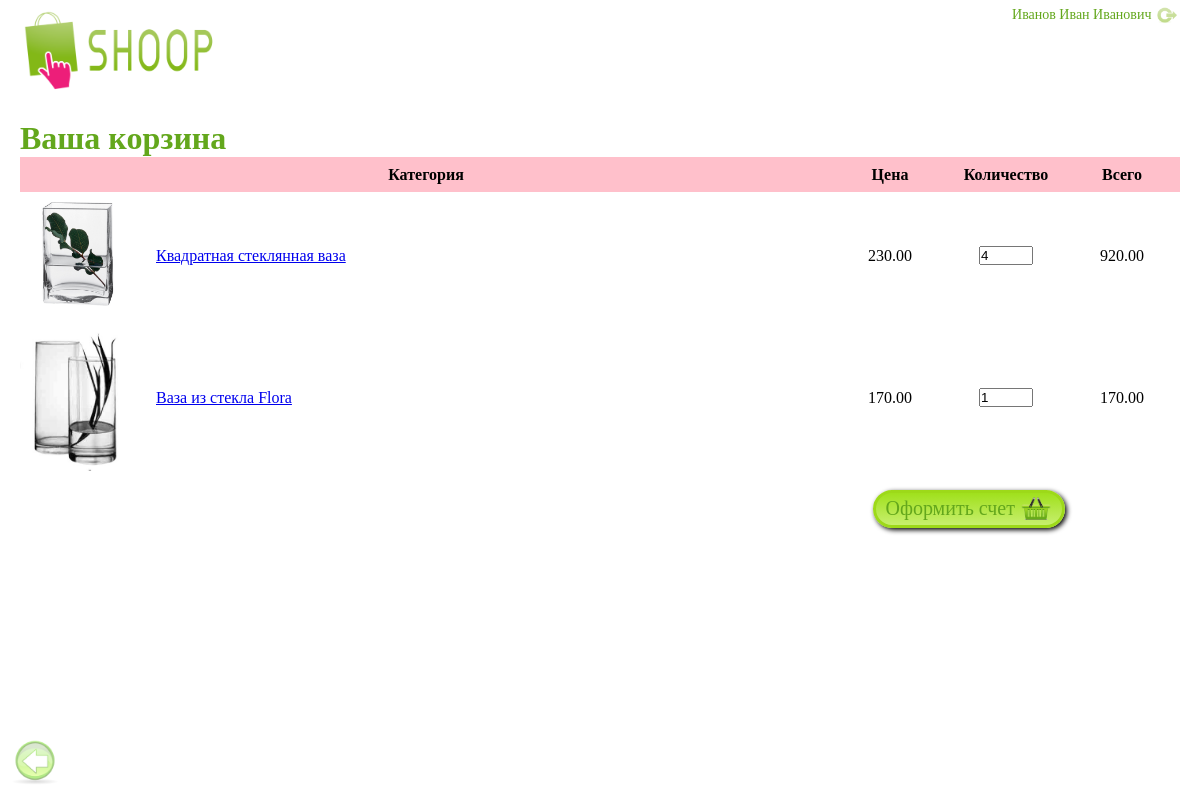
The page /show_cart.php (signed in) on the database its author committed.
### tables this page shows
CREATE TABLE IF NOT EXISTS `customers` (
  `id` int(11) NOT NULL AUTO_INCREMENT,
  `name` char(100) NOT NULL,
  `adress` char(200) NOT NULL,
  `city` char(100) NOT NULL,
  `state` char(100) NOT NULL,
  `login` char(100) NOT NULL,
  `password` char(100) NOT NULL,
  `zip` int(9) NOT NULL,
  `country` char(100) NOT NULL,
  PRIMARY KEY (`id`)
);

CREATE TABLE IF NOT EXISTS `orderitem` (
  `id` int(11) NOT NULL,
  `idequipment` int(11) NOT NULL,
  `amount` int(11) NOT NULL,
  UNIQUE KEY `uk_orderitem` (`id`,`idequipment`),
  KEY `idequipment` (`idequipment`)
);

CREATE TABLE IF NOT EXISTS `equipments` (
  `id` int(11) NOT NULL AUTO_INCREMENT,
  `name` char(100) NOT NULL,
  `idcategory` int(11) NOT NULL,
  `price` float(10,2) unsigned NOT NULL DEFAULT '0.00',
  `description` text,
  `image` char(100) DEFAULT NULL,
  PRIMARY KEY (`id`),
  KEY `idcategory` (`idcategory`)
);

### functions/function.php (called while the page is built, shortened)
<?php
	function get_data($sql)
	{
		$link = db_connect();
		$db_data = array();
		$result = mysqli_query($link, $sql);
		$n = mysqli_num_rows($result);
		for($i = 0; $i < $n; $i++)
			$db_data[] = mysqli_fetch_assoc($result);
		return $db_data;
	}
	function get_customers($log){
		$query = 'select * from customers';
		if($log != "0") $query .= ' where login = "'.$log.'"';
		$customers = get_data($query);
		if(count($customers) == 0)  return false;
		else						return $customers;
	}
	function get_order($id, $user){
		if($id != 0 and $user)
			$query = '	SELECT  orders.idcustomer, orders.id,
								customers.name, customers.login
						FROM orders, customers
							WHERE customers.id = orders.idcustomer
							AND orders.status = false
							AND customers.id = '.$id;
		else if($id != 0 and !$user)
			$query = '	SELECT	orderitem.id AS idorder,
								equipments.id AS idequip,
								equipments.name,
								equipments.image,
								equipments.price,
								orderitem.amount
						FROM orders, orderitem, equipments
						WHERE orders.id = '.$id.'
						AND orders.id = orderitem.id
						AND orderitem.idequipment = equipments.id
						GROUP BY orderitem.idequipment';
		$orders = get_data($query);
		if(count($orders) == 0) return false;
		else 					return $orders;
	}
?>

### show_cart.php (the view, shortened to what this page needs)
<?php
	include_once("functions/function.php");
	if(!isset($_SESSION['login'])){
		session_destroy();
		header("location: index.php");
	}
	else{
		$current_customer = get_customers($_SESSION['login']);
		$order = get_order($current_customer[0]['id'], true);
		if(isset($order) and $order != false)
			$order = get_order($order[0]['id'], false);
	}
?>
<!DOCTYPE html>
<html lang="en">
<head>
	<link rel="stylesheet" href="style.css">
</head>
<body>
	<div class="header">
		<a href="#" class="logo"></a>
		<div class="cart">
			<p class="name green"><?php echo $current_customer[0]['name']; ?>
				<a class="logout" href="auth.php?logout=false"><img src="img/logout.png" alt="Выйти"></a>
			</p>
		</div>
	</div>
	<div class="carts">
		<h1>Ваша корзина</h1>
		<form action="update_orderitem.php" method="post" autocomplete="off">
			<table>
				<tr class="table-header">
					<td colspan="2" width="70%">Категория</td>
					<td width="10%">Цена</td>
					<td width="10%">Количество</td>
					<td width="10%">Всего</td>
				</tr>
				<?php
					if(isset($order) and $order != false){
						for ($i = 0; $i < count($order); $i++) {
							$blink = ''; if(isset($_GET['id']) and $order[$i]['idequip'] == $_GET['id']) $blink = ' blink';
							echo'<tr class="table-equip '.$blink.'"><td width="10%"><a href="show_equip.php?id='.$order[$i]['idequip'].'"><img src="img/equipments/'.$order[$i]['image'].'" alt="'.$order[$i]['name'].'"></a></td><td align="left"><a href="show_equip.php?id='.$order[$i]['idequip'].'">'.$order[$i]['name'].'</a></td><td>'.$order[$i]['price'].'</td><td><input class="amount" name="orderitem'.$order[$i]['idequip'].'" onchange="getSum(this)" type="number" value="'.$order[$i]['amount'].'" min="0"></td><td>'.sprintf('%0.2f', $order[$i]['price'] * $order[$i]['amount']).'</td></tr>';
						}
						echo '</table><input type="submit" id="save-change" onclick="enable(this)" class="button disabled" value="Сохранить"><a class="checkout-button button" href="checkout.php">Оформить счет<img src="img/cart.png" alt=""></a>';
					}
				?>
		</form>
	</div>
	<div class="back">
		<a href="index.php"><img src="img/back.png" alt=""></a>
	</div>
</body>
</html>

### style.css (style rules this page uses)
* { margin: 0; padding: 0; }
body { max-width: 1200px; min-width: 470px; margin: 0 auto; }
a { outline: none; }
.green { color: #63a71c; }
.header { height: 100px; }
.logo { width: 200px; height: 100%; display: inline-block; margin-top: 10px; margin-left: 20px; float: left; background: url("img/logo.png") no-repeat; background-size: contain; }
.cart { width: 370px; height: 100%; float: right; overflow: hidden; }
.cart p { width: 95%; margin-top: 7px; font-size: 20px; }
.cart img { height: 100%; float: right; opacity: .5; }
.logout img { margin-right: 5px; }
.button { -webkit-box-sizing: border-box; -moz-box-sizing: border-box; box-sizing: border-box; -webkit-box-shadow: 2px 2px 5px black; box-shadow: 2px 2px 5px black; -webkit-border-radius: 25px; border-radius: 25px; background: linear-gradient(to top, #c7ef6e, #a0e01c); color: #63a71c; padding: 0 10px; height: 38px; border: 3px solid #9dd919; font-size: 20px; line-height: 30px; text-decoration: none; display: inline-block; }
.button img { height: 100%; float: right; margin-left: 5px; }
.name { font-size: 14px !important; text-align: right; }
.logout { float: right; height: 20px; width: 20px; margin-top: -2px; margin-left: 10px; }
.back { position: fixed; left: 10px; bottom: 10px; width: 50px; cursor: pointer; }
.back img { width: 100%; height: 100%; opacity: .5; }
h1 { color: #63a71c; }
.carts { padding: 20px; margin-bottom: 50px; }
.carts table { border-collapse: collapse; width: 100%; text-align: center; }
.carts td input { width: 50px; }
.carts td img { width: 100%; }
.carts td:nth-child(2) a { margin-left: 20px; }
.table-equip { height: 100px; }
.table-header { background: pink; font-weight: bold; height: 35px; }
#save-change, .checkout-button { margin-top: 15px; margin-right: 115px; float: right; }

### rows shown on the page
customers: name "Иванов Иван Иванович"
orderitem: idequipment.image (picture), idequipment.name "Квадратная стеклянная ваза", idequipment.price "230.00", amount "4", $order[$i]['price'] * $order[$i]['amount'] "920.00"
orderitem: idequipment.image (picture), idequipment.name "Ваза из стекла Flora", idequipment.price "170.00", amount "1", $order[$i]['price']*$order[$i]['amount'] "170.00"
